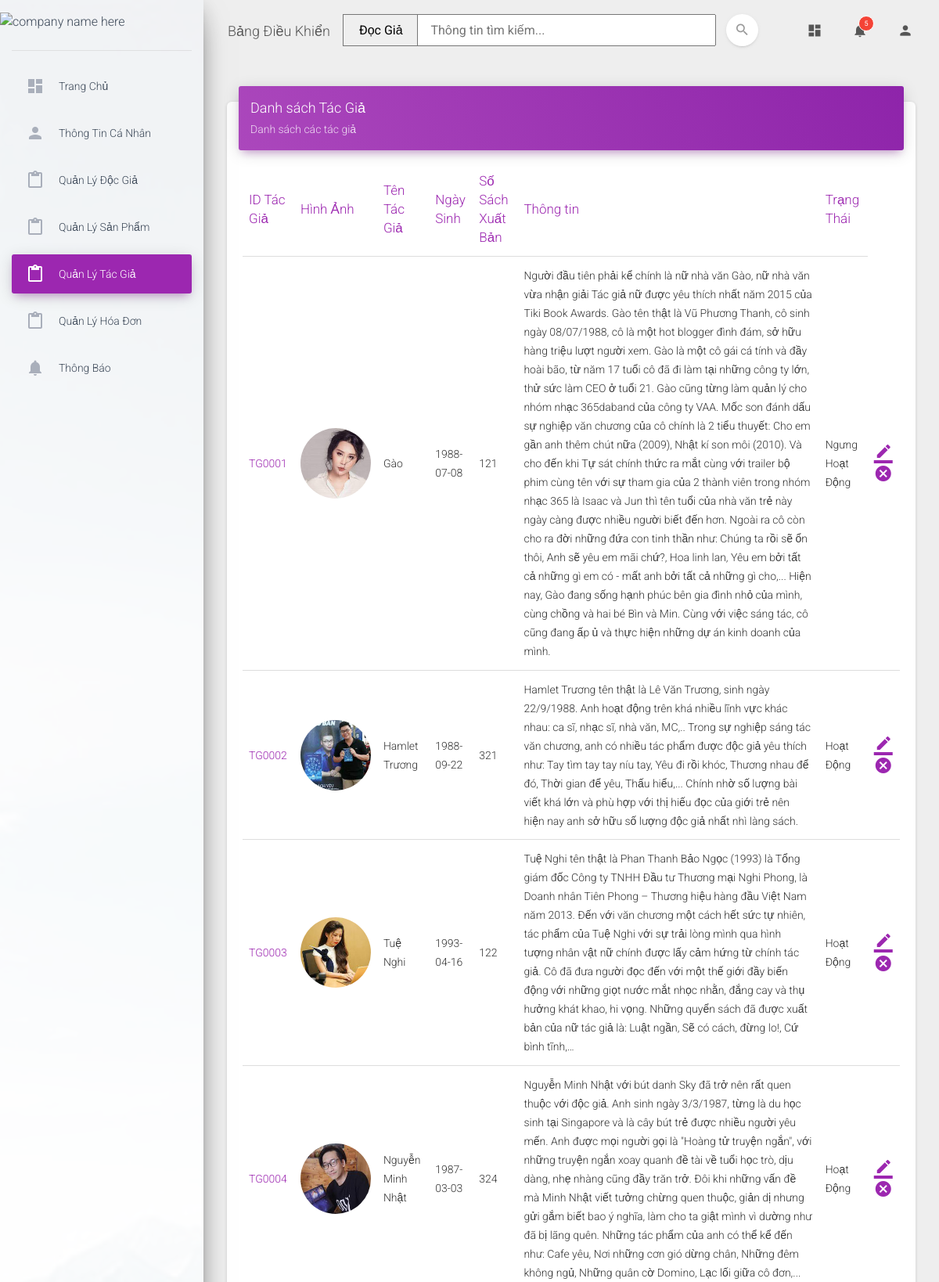
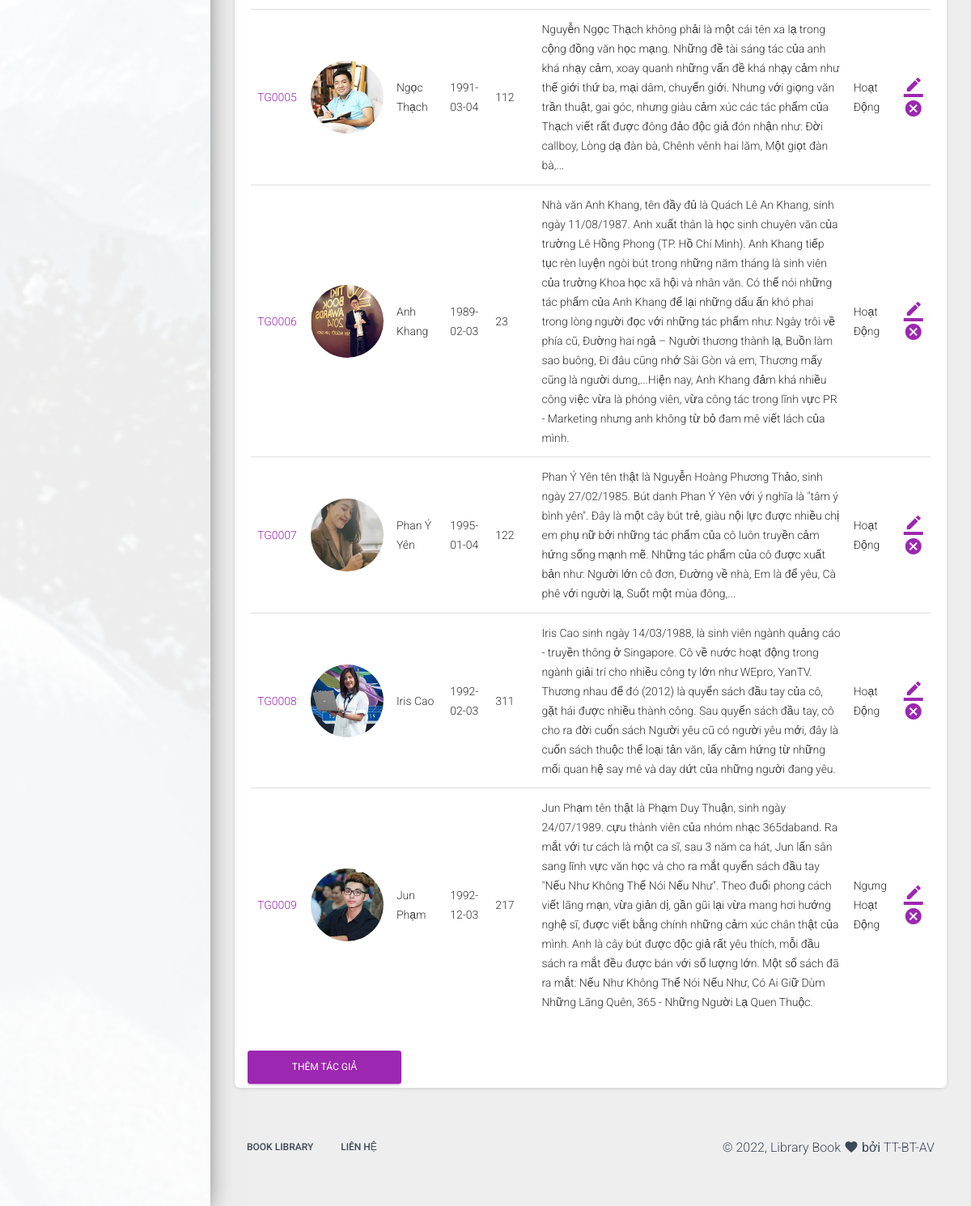
Screenshot of /pages/admin/template/author.php (signed in) with the database file from the repository (2 pictures, top to bottom).
### tables this page shows
CREATE TABLE `tacgia` (
  `MaTacGia` varchar(10) NOT NULL,
  `HinhAnh` text NOT NULL,
  `TenTacGia` text NOT NULL,
  `NgaySinh` date NOT NULL,
  `SoSachXuatBan` int(11) NOT NULL,
  `ThongTin` text NOT NULL,
  `TrangThai` int(11) NOT NULL DEFAULT '1'
);

### Database/author.php (called while the page is built, shortened)
<?php
    function findAllAuthor($conn){
        $listAuthor= "SELECT MaTacGia,TenTacGia,HinhAnh,day(NgaySinh),month(NgaySinh),year(NgaySinh),NgaySinh,SoSachXuatBan,TrangThai,ThongTin
                        FROM tacgia";
        $result = $conn->query($listAuthor);
        $result->setFetchMode(PDO::FETCH_ASSOC);
        return $result;
    }
?>

### Component/Component-admin/tableauthor.php (the view, shortened to what this page needs)
<?php
   include_once $level."Database/author.php";
   if(isset($_GET["has"]))
       $authors = $_SESSION["items"];
   else
       $authors = findAllAuthor($conn);
?>
<div class="content">
    <div class="container-fluid">
        <div class="row">
          <?php
               if(empty($authors)){
                   ?>
		<div class="search"><img src="<?php echo $level . img_path . 'search.png'?>" alt="Không tìm thấy kết quả" style="float:left;width:100px;height:100px;"></div>
	<?php
                   echo "Không tìm thấy tác giả";
               }else{
           ?>
            <div class="col-md-12">
                <div class="card">
                    <div class="card-header card-header-primary">
                        <h4 class="card-title ">Danh sách Tác Giả</h4>
                        <p class="card-category">Danh sách các tác giả</p>
                    </div>
                    <div class="card-body">
                        <div class="table-responsive">
                            <table class="table table-hover">
                                <thead class=" text-primary">
                                    <th>ID Tác Giả</th>
                                    <th>Hình Ảnh</th>
                                    <th>Tên Tác Giả</th>
                                    <th>Ngày Sinh</th>
                                    <th>Số Sách Xuất Bản</th>
                                    <th>Thông tin</th>
                                    <th>Trạng Thái</th>
                                </thead>
                                <tbody>
                                    <?php foreach($authors as $author) {?>
                                    <tr>
                                        <td class="text-primary"><?php echo $author["MaTacGia"] ?></td>
                                        <td><img style="border-radius: 50%" width="90" height="90"
                                                src="<?php echo $level . img_path . 'author/' . $author["HinhAnh"] ?>"
                                                alt="image description"></td>
                                        <td><?php echo $author["TenTacGia"] ?></td>
                                        <td><?php echo $author["NgaySinh"] ?></td>
                                        <td><?php echo $author["SoSachXuatBan"] ?></td>
                                        <td><?php echo $author["ThongTin"] ?></td>
                                        <td><?php
                                           if($author["TrangThai"]==1){
                                               echo "Hoạt Động";
                                               $status=0;
                                           }else {echo "Ngưng Hoạt Động";
                                               $status=1;
                                           }
                                       ?></td>
                                        <td><a href="<?php echo  $level.pages_path_AD."template/author.php?id=".$author["MaTacGia"] ?>"
                                                class="settings" title="Settings" data-toggle="tooltip"><i
                                                    class="material-icons">border_color</i></a>
                                            <a href="<?php echo  $level.pages_path_AD."post/deleteAuthor.php?id=".$author["MaTacGia"]."&status=".$status?>"
                                                class="delete" title="Delete" data-toggle="tooltip"><i
                                                    class="material-icons">&#xE5C9;</i></a>
                                        </td>
                                    <tr>
                                        <?php }?>
                                </tbody>
                            </table>
                        </div>
                    </div>
                    <div class="col-md-3">
                        <button class="btn btn-primary btn-block " onclick="showFormAddProduct()">Thêm Tác
                            Giả</button>
                    </div>
                </div>
            </div>
            <?php }?>
            <div class="col-md-12">
            </div>
        </div>
    </div>

### rows the page displays
tacgia: MaTacGia "TG0001", HinhAnh (picture), TenTacGia "Gào", NgaySinh "1988-07-08", SoSachXuatBan "121", ThongTin "Người đầu tiên phải kể chính là nữ nhà văn Gào, nữ nhà văn vừa nhận giải Tác giả nữ được yêu thích nhất năm 2015 của Tiki Book Awards. Gào tên thật là Vũ Phương Thanh, cô sinh ngày 08/07/1988, cô là một hot blogger đình đám, sở hữu hàng triệu lượt người xem. Gào là một cô gái cá tính và đầy hoài bão, từ năm 17 tuổi cô đã đi làm tại những công ty lớn, thử sức làm CEO ở tuổi 21. Gào cũng từng làm quản lý cho nhóm nhạc 365daband của công ty VAA. Mốc son đánh dấu sự nghiệp văn chương của cô chính là 2 tiểu thuyết: Cho em gần anh thêm chút nữa (2009), Nhật kí son môi (2010). Và cho đến khi Tự sát chính thức ra mắt cùng với trailer bộ phim cùng tên với sự tham gia của 2 thành viên trong nhóm nhạc…", TrangThai "Ngưng Hoạt Động"
tacgia: MaTacGia "TG0002", HinhAnh (picture), TenTacGia "Hamlet Trương", NgaySinh "1988-09-22", SoSachXuatBan "321", ThongTin "Hamlet Trương tên thật là Lê Văn Trương, sinh ngày 22/9/1988. Anh hoạt động trên khá nhiều lĩnh vực khác nhau: ca sĩ, nhạc sĩ, nhà văn, MC,.. Trong sự nghiệp sáng tác văn chương, anh có nhiều tác phẩm được độc giả yêu thích như: Tay tìm tay tay níu tay, Yêu đi rồi khóc, Thương nhau để đó, Thời gian để yêu, Thấu hiểu,... Chính nhờ số lượng bài viết khá lớn và phù hợp với thị hiếu đọc của giới trẻ nên hiện nay anh sở hữu số lượng độc giả nhất nhì làng sách.", TrangThai "Hoạt Động"
tacgia: MaTacGia "TG0003", HinhAnh (picture), TenTacGia "Tuệ Nghi", NgaySinh "1993-04-16", SoSachXuatBan "122", ThongTin "Tuệ Nghi tên thật là Phan Thanh Bảo Ngọc (1993) là Tổng giám đốc Công ty TNHH Đầu tư Thương mại Nghi Phong, là Doanh nhân Tiên Phong – Thương hiệu hàng đầu Việt Nam năm 2013. Đến với văn chương một cách hết sức tự nhiên, tác phẩm của Tuệ Nghi với sự trải lòng mình qua hình tượng nhân vật nữ chính được lấy cảm hứng từ chính tác giả. Cô đã đưa người đọc đến với một thế giới đầy biến động với những giọt nước mắt nhọc nhằn, đắng cay và thụ hưởng khát khao, hi vọng. Những quyển sách đã được xuất bản của nữ tác giả là: Luật ngần, Sẽ có cách, đừng lo!, Cứ bình tĩnh,…", TrangThai "Hoạt Động"
tacgia: MaTacGia "TG0004", HinhAnh (picture), TenTacGia "Nguyễn Minh Nhật", NgaySinh "1987-03-03", SoSachXuatBan "324", ThongTin "Nguyễn Minh Nhật với bút danh Sky đã trở nên rất quen thuộc với độc giả. Anh sinh ngày 3/3/1987, từng là du học sinh tại Singapore và là cây bút trẻ được nhiều người yêu mến. Anh được mọi người gọi là \"Hoàng tử truyện ngắn\", với những truyện ngắn xoay quanh đề tài về tuổi học trò, dịu dàng, nhẹ nhàng cũng đầy trăn trở. Đôi khi những vấn đề mà Minh Nhật viết tưởng chừng quen thuộc, giản dị nhưng gửi gắm biết bao ý nghĩa, làm cho ta giật mình vì dường như đã bị lãng quên. Những tác phẩm của anh có thể kể đến như: Cafe yêu, Nơi những cơn gió dừng chân, Những đêm không ngủ, Những quân cờ Domino, Lạc lối giữa cô đơn,...", TrangThai "Hoạt Động"
tacgia: MaTacGia "TG0005", HinhAnh (picture), TenTacGia "Ngọc Thạch", NgaySinh "1991-03-04", SoSachXuatBan "112", ThongTin "Nguyễn Ngọc Thạch không phải là một cái tên xa lạ trong cộng đồng văn học mạng. Những đề tài sáng tác của anh khá nhạy cảm, xoay quanh những vấn đề khá nhạy cảm như thế giới thứ ba, mại dâm, chuyển giới. Nhưng với giọng văn trần thuật, gai góc, nhưng giàu cảm xúc các tác phẩm của Thạch viết rất được đông đảo độc giả đón nhận như: Đời callboy, Lòng dạ đàn bà, Chênh vênh hai lăm, Một giọt đàn bà,...", TrangThai "Hoạt Động"
tacgia: MaTacGia "TG0006", HinhAnh (picture), TenTacGia "Anh Khang", NgaySinh "1989-02-03", SoSachXuatBan "23", ThongTin "Nhà văn Anh Khang, tên đầy đủ là Quách Lê An Khang, sinh ngày 11/08/1987. Anh xuất thân là học sinh chuyên văn của trường Lê Hồng Phong (TP. Hồ Chí Minh). Anh Khang tiếp tục rèn luyện ngòi bút trong những năm tháng là sinh viên của trường Khoa học xã hội và nhân văn. Có thể nói những tác phẩm của Anh Khang để lại những dấu ấn khó phai trong lòng người đọc với những tác phẩm như: Ngày trôi về phía cũ, Đường hai ngả – Người thương thành lạ, Buồn làm sao buông, Đi đâu cũng nhớ Sài Gòn và em, Thương mấy cũng là người dưng,...Hiện nay, Anh Khang đảm khá nhiều công việc vừa là phóng viên, vừa công tác trong lĩnh vực PR - Marketing nhưng anh không từ bỏ đam mê viết lách của mình.", TrangThai "Hoạt Động"
tacgia: MaTacGia "TG0007", HinhAnh (picture), TenTacGia "Phan Ý Yên", NgaySinh "1995-01-04", SoSachXuatBan "122", ThongTin "Phan Ý Yên tên thật là Nguyễn Hoàng Phương Thảo, sinh ngày 27/02/1985. Bút danh Phan Ý Yên với ý nghĩa là \"tâm ý bình yên\". Đây là một cây bút trẻ, giàu nội lực được nhiều chị em phụ nữ bởi những tác phẩm của cô luôn truyền cảm hứng sống mạnh mẽ. Những tác phẩm của cô được xuất bản như: Người lớn cô đơn, Đường về nhà, Em là để yêu, Cà phê với người lạ, Suốt một mùa đông,...", TrangThai "Hoạt Động"
tacgia: MaTacGia "TG0008", HinhAnh (picture), TenTacGia "Iris Cao", NgaySinh "1992-02-03", SoSachXuatBan "311", ThongTin "Iris Cao sinh ngày 14/03/1988, là sinh viên ngành quảng cáo - truyền thông ở Singapore. Cô về nước hoạt động trong ngành giải trí cho nhiều công ty lớn như WEpro, YanTV. Thương nhau để đó (2012) là quyển sách đầu tay của cô, gặt hái được nhiều thành công. Sau quyển sách đầu tay, cô cho ra đời cuốn sách Người yêu cũ có người yêu mới, đây là cuốn sách thuộc thể loại tản văn, lấy cảm hứng từ những mối quan hệ say mê và day dứt của những người đang yêu.", TrangThai "Hoạt Động"
tacgia: MaTacGia "TG0009", HinhAnh (picture), TenTacGia "Jun Phạm", NgaySinh "1992-12-03", SoSachXuatBan "217", ThongTin "Jun Phạm tên thật là Phạm Duy Thuận, sinh ngày 24/07/1989. cựu thành viên của nhóm nhạc 365daband. Ra mắt với tư cách là một ca sĩ, sau 3 năm ca hát, Jun lấn sân sang lĩnh vực văn học và cho ra mắt quyển sách đầu tay \"Nếu Như Không Thể Nói Nếu Như\". Theo đuổi phong cách viết lãng mạn, vừa giản dị, gần gũi lại vừa mang hơi hướng nghệ sĩ, được viết bằng chính những cảm xúc chân thật của mình. Anh là cây bút được độc giả rất yêu thích, mỗi đầu sách ra mắt đều được bán với số lượng lớn. Một số sách đã ra mắt: Nếu Như Không Thể Nói Nếu Như, Có Ai Giữ Dùm Những Lãng Quên, 365 - Những Người Lạ Quen Thuộc.", TrangThai "Ngưng Hoạt Động"
